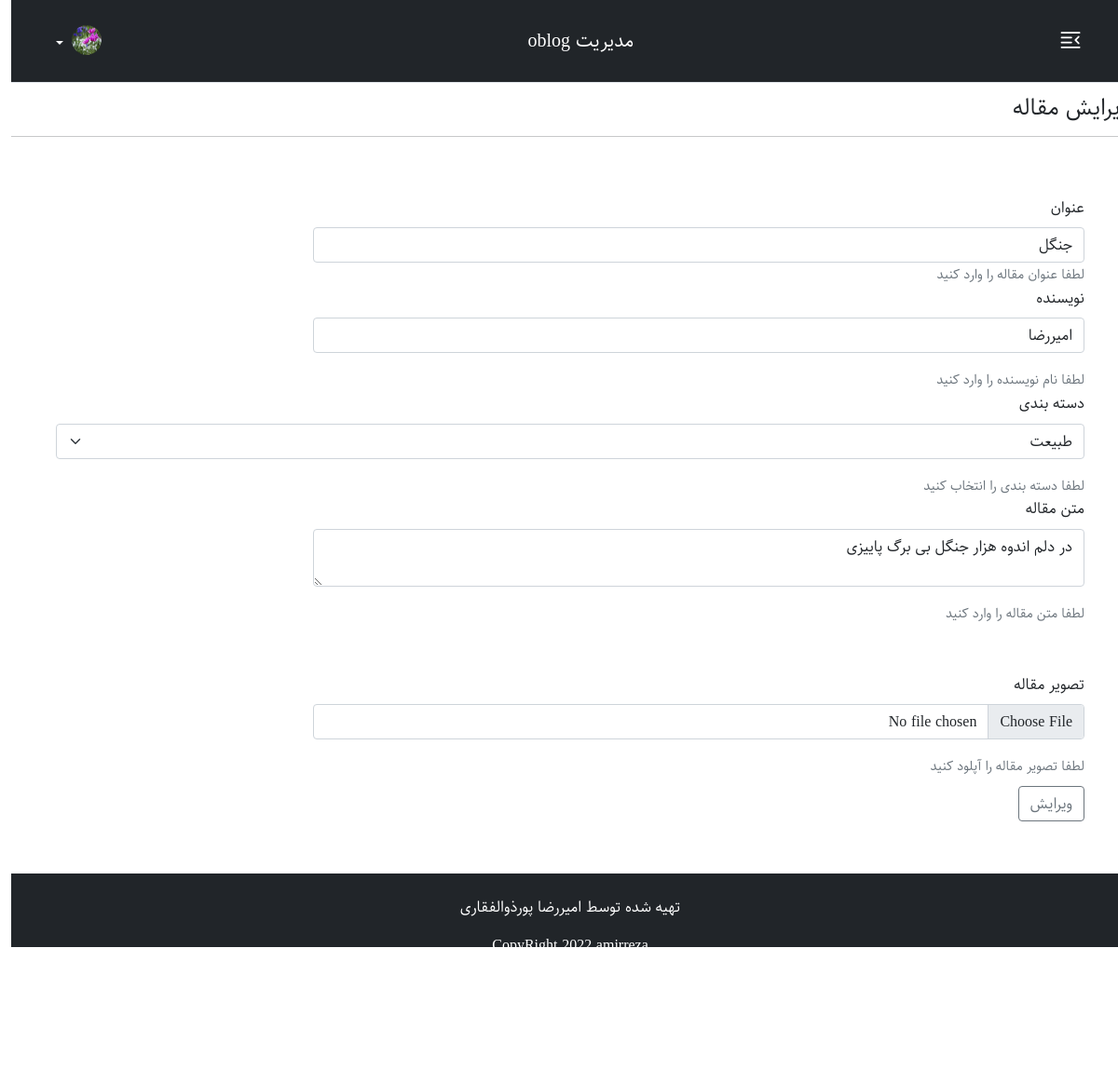
The app's page /admin/edit-post.php?id=4 (signed in) with its own data.
### tables this page shows
CREATE TABLE `information` (
  `id` int(11) NOT NULL,
  `body` text NOT NULL
);

CREATE TABLE `posts` (
  `id` int(11) NOT NULL,
  `title` varchar(190) NOT NULL,
  `category_id` int(11) NOT NULL,
  `body` text NOT NULL,
  `auther` varchar(190) NOT NULL,
  `image` varchar(190) NOT NULL
);

CREATE TABLE `categories` (
  `id` int(11) NOT NULL,
  `title` varchar(200) NOT NULL
);

### admin/edit-post.php (the view, shortened to what this page needs)
<?php
include("./include/nav.php");
if(isset($_GET['id'])){
  $post_id = $_GET['id'];
  $post = $base->prepare("SELECT * FROM `posts` WHERE id = :id");
  $post->execute(['id' => $post_id]);
  $post= $post->fetch();
  $query_category = "SELECT * FROM `categories`";
  $categories = $base->query($query_category);
}
?>
<br>
<br>
<br>
<section class="mt-4">
   <div class="row">
       <div class="col">
                      <div>
                                     <h4>ویرایش مقاله</h4>
                                     <hr>
                      </div>
                      <div>
                      <form class="p-5" enctype="multipart/form-data" method="post">
                                <div>
                                      <label class="form-label" for="title">عنوان</label>
                                      <input type="text" value="<?php echo $post['title']; ?>" name="title" id="title" class="form-control">
                                    <small class="text-muted">لطفا عنوان مقاله را وارد کنید</small>
                               </div>
                                     <div>
                                     <label class="form-label" for="author">نویسنده</label>
                                      <input value="<?php echo $post['auther']; ?>" type="text" name="auther" id="author" class="form-control mb-3">
                                    <small class="text-muted">لطفا نام نویسنده را وارد کنید</small>
                                     </div>
                               <div>
                               <label class="form-label" for="category">دسته بندی</label>
                               <select class="form-select mb-3" name="category" id="category">
                                 <?php
                                if($categories->rowcount() > 0){
                                  foreach($categories as $category){
                                    ?>
                                    <option value="<?php echo $category['id']; ?>" <?php echo ($category['id'] == $post['category_id']) ? "selected" : "" ?>><?php echo $category['title']; ?></option>
                                    <?php
                                  }
                                }
                                 ?>
                               </select>
                               <small class="text-muted">لطفا دسته بندی را انتخاب کنید</small>
                               </div>
                       <div>
                       <label class="form-label" for="body">متن مقاله</label>
                                      <textarea  name="body" id="body" class="form-control mb-3"><?php echo $post['body']; ?></textarea>
                                    <small class="text-muted">لطفا متن مقاله را وارد کنید</small>
                                  </div>
                                  <br>
              <div>
              <label class="form-label" for="image">تصویر مقاله</label>
                                      <input type="file" name="image" id="image" class="form-control mb-3">
                                    <small class="text-muted">لطفا تصویر مقاله را آپلود کنید</small>
             </div>
             <div>
                            <button name="edit-post" class=" mt-2 mb-2 btn btn-outline-secondary" type="submit">ویرایش</button>
             </div>
                      </form>
                      </div>
       </div>
  </div>
</section>
<?php
include("../include/footer.php");
?>

### admin/include/nav.php (shortened to what this page needs)
<?php
include("./include/db.php");
$sadmin = $base->query("SELECT * FROM `information` WHERE id = 5 ");
?>
<!DOCTYPE html>
<html lang="fa">
<head>
               <link rel="stylesheet" href="https://cdn.jsdelivr.net/npm/bootstrap@5.0.2/dist/css/bootstrap.rtl.min.css">
               <link rel="stylesheet" href="https://cdn.jsdelivr.net/npm/bootstrap-icons@1.5.0/font/bootstrap-icons.css">
               <link rel="stylesheet" href="./css/admin.css">
</head>
<body >
<nav class="navbar fixed-top navbar-dark bg-dark p-3 mb-5 border-bottom">
  <div class="container ms-2">
  <button class="btn  fs-3 text-white" type="button" data-bs-toggle="offcanvas" data-bs-target="#offcanvasRight" aria-controls="offcanvasRight">
<i class="bi bi-text-indent-right"></i>
</button>
<?php
  if($sadmin->rowcount() > 0){
  foreach($sadmin as $ssadmin){
   ?>
    <a href="index.php" class="navbar-brand"><?php echo $ssadmin['body']; ?></a>
   <?php
  }
}
?>
      <div class="dropdown text-end">
        <a href="index.php" class="d-block link-dark text-light text-decoration-none dropdown-toggle" id="dropdownUser1" data-bs-toggle="dropdown" aria-expanded="false">
          <img src="./img/hey.jpg" alt="mdo" width="32" height="32" class="rounded-circle">
        </a>
      </div>
    </div>
</nav>

### include/footer.php (shortened to what this page needs)
<?php
$footer_querya = "SELECT * FROM `information` WHERE id = 2 ";
$footera = $base->query($footer_querya);
if($footera->rowcount() > 0){
  foreach($footera as $foota){
?>
<?php
$footer_queryb = "SELECT * FROM `information` WHERE id = 3 ";
$footerb = $base->query($footer_queryb);
if($footerb->rowcount() > 0){
  foreach($footerb as $footb){
?>
<footer class="text-center text-white bg-dark py-4">
  <div class="container">
    <div class="row flex-column">
<div><?php echo $foota['body']; ?></div>
<button class="  mt-3 btn btn-secondary">نسخه <?php echo $footb['body'] ?></button>
<div>
  <a target="_blank" href="mailto:ar.pourzolfaghari@gmail.com"></a>
</div>
    </div>
  </div>
</footer>
<?php
  }
}
  }
}
?>
</body>
</html>

### admin/css/admin.css (style rules this page uses)
body { direction: rtl !important; text-align: right !important; font-family: "sahel" !important; line-height: 1.6; }
input , textarea { width:75% !important; }
#body { text-align: right !important; direction: rtl !important; }

### records on screen
information: body "مدیریت oblog"
posts: title "جنگل", auther "امیررضا", category "طبیعت", body "در دلم اندوه هزار جنگل بی برگ پاییزی"
information: body "تهیه شده توسط امیررضا پورذوالفقاری CopyRight 2022 amirreza"
